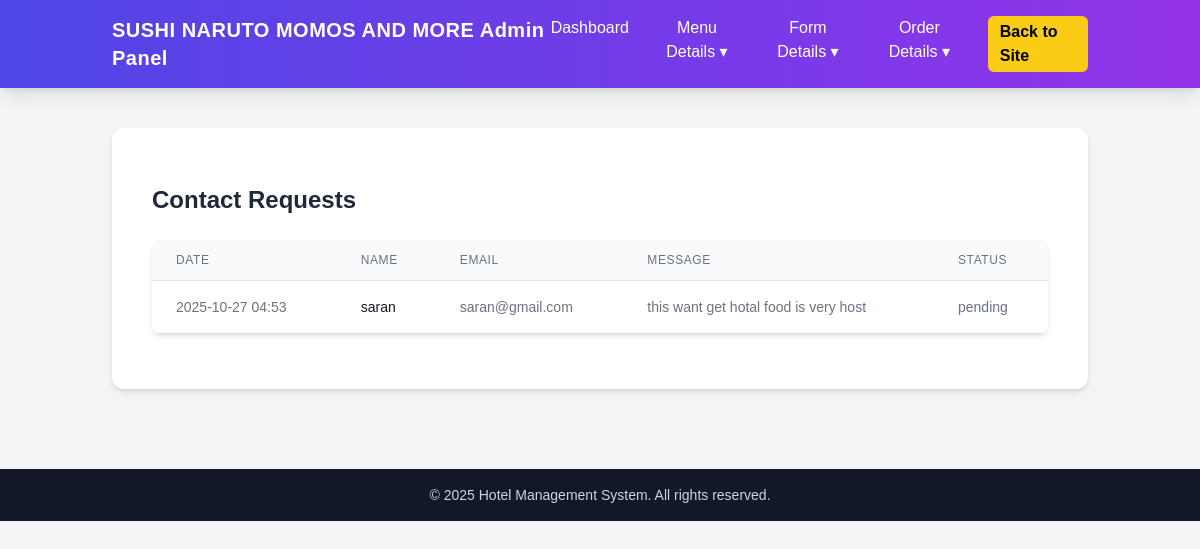
The app's page /admin2/contacts/ (signed in), older data.
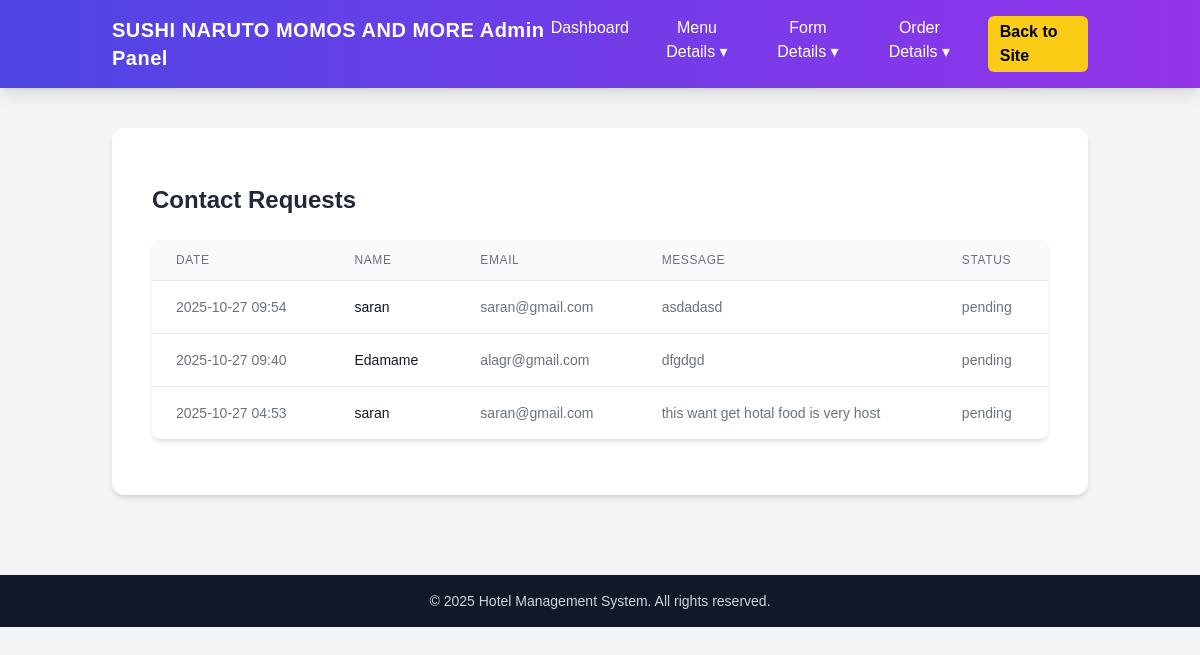
The same page, newer data.
### sushi/models.py (models this page shows, shortened)
class Contact(models.Model):
    name = models.CharField(max_length=100)
    email = models.EmailField()
    message = models.TextField()
    created_at = models.DateTimeField(auto_now_add=True)
    status = models.CharField(max_length=20, default='pending', choices=[
        ('pending', 'Pending'),
        ('responded', 'Responded'),
    ])

### sushi/views.py (the view)
# urls.py: path('admin2/contacts/', views.admin_contact_list, name='admin_contact_list'),
@login_required
def admin_contact_list(request):
    if not request.user.is_staff:
        return redirect('admin_login')
    contacts = Contact.objects.all().order_by('-created_at')
    return render(request, 'admin2/contact_list.html', {
        'contacts': contacts,
        'active_tab': 'contacts'
    })

### sushi/templates/admin2/contact_list.html (shortened to what this page needs)
{% extends "admin2/base2.html" %}
{% block content %}
<div class="container mx-auto px-4 py-8">
    <h1 class="text-2xl font-bold mb-6">Contact Requests</h1>
    <div class="bg-white shadow-md rounded-lg overflow-hidden">
        <table class="min-w-full divide-y divide-gray-200">
            <thead class="bg-gray-50">
                <tr>
                    <th class="px-6 py-3 text-left text-xs font-medium text-gray-500 uppercase tracking-wider">Date</th>
                    <th class="px-6 py-3 text-left text-xs font-medium text-gray-500 uppercase tracking-wider">Name</th>
                    <th class="px-6 py-3 text-left text-xs font-medium text-gray-500 uppercase tracking-wider">Email</th>
                    <th class="px-6 py-3 text-left text-xs font-medium text-gray-500 uppercase tracking-wider">Message</th>
                    <th class="px-6 py-3 text-left text-xs font-medium text-gray-500 uppercase tracking-wider">Status</th>
                </tr>
            </thead>
            <tbody id="contacts-tbody" class="bg-white divide-y divide-gray-200">
                {% for contact in contacts %}
                <tr>
                    <td class="px-6 py-4 whitespace-nowrap text-sm text-gray-500">
                        {{ contact.created_at|date:"Y-m-d H:i" }}
                    </td>
                    <td class="px-6 py-4 whitespace-nowrap text-sm font-medium text-gray-900">
                        {{ contact.name }}
                    </td>
                    <td class="px-6 py-4 whitespace-nowrap text-sm text-gray-500">
                        {{ contact.email }}
                    </td>
                    <td class="px-6 py-4 text-sm text-gray-500">
                        {{ contact.message|truncatewords:20 }}
                    </td>
                    <td class="px-6 py-4 whitespace-nowrap text-sm text-gray-500">
                        {{ contact.status }}
                    </td>
                </tr>
                {% empty %}
                <tr>
                    <td colspan="5" class="px-6 py-4 text-center text-sm text-gray-500">
                        No contact requests found
                    </td>
                </tr>
                {% endfor %}
            </tbody>
        </table>
    </div>
</div>
{% endblock %}

Row changes from the older to the newer data that the page shows:
added Contact: created_at "2025-10-27 09:54", name "saran", email "saran@gmail.com", message "asdadasd", status "pending"
added Contact: created_at "2025-10-27 09:40", name "Edamame", email "alagr@gmail.com", message "dfgdgd", status "pending"
